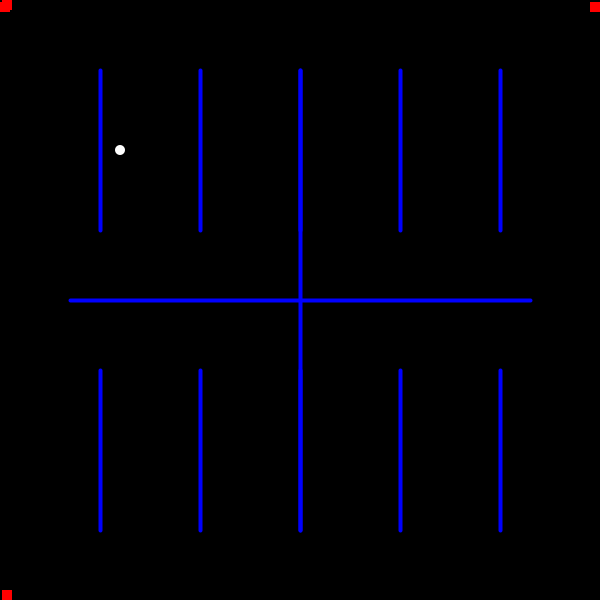
Frame 1 (no input)
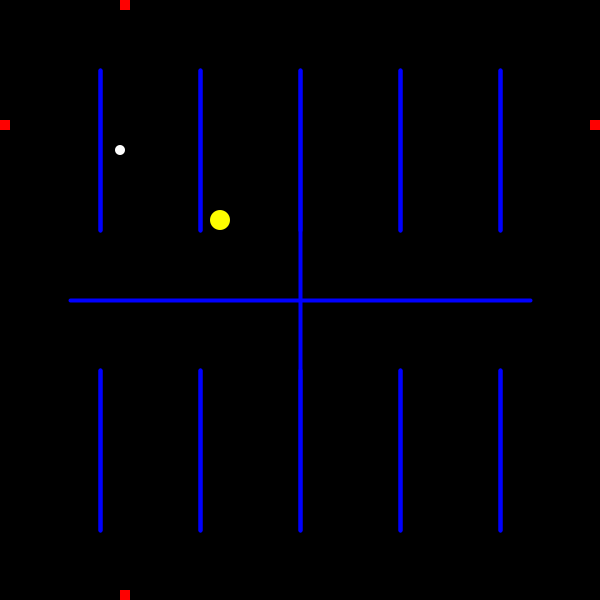
Frame 60 (the mouse pressed at the canvas centre just before this capture)
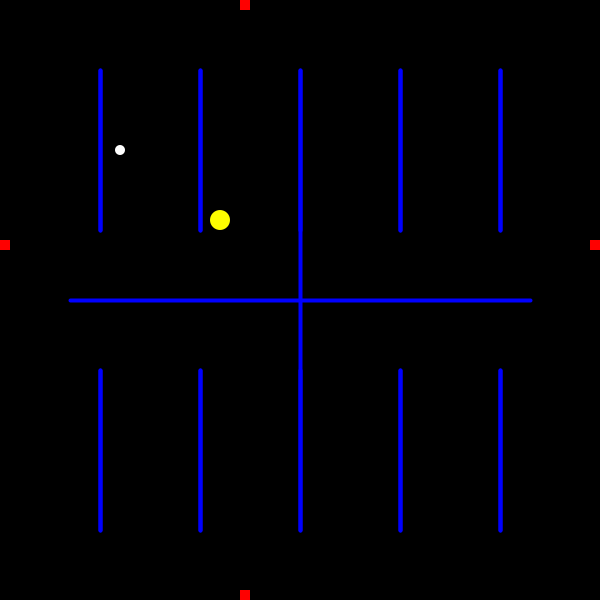
Frame 120 (the mouse held since frame 60 and released just before this capture)

The Processing sketch that drew these frames (run headless with seeded random() and noise(); from frame 60 on, the mouse is pressed at the canvas centre):

// Processing sketch: processing_73240
// ── processing_73240.pde

//Pacman program by Eric Bode
//this program moves a character using the arrow keys
//and prevents it from going directly through boundaries
//the pellet can be eaten and will move position if this occurs
//enemies currently do not have an effect on pacman


int pacmanX=220;
int pacmanY=220;
int time=0;
boolean mouthOpen=false;
final int pacmanSize= 20;
int pelletX= 120;
int pelletY=150;
int borderEnemyMovement= 0;

void setup() {
  size(600, 600);
}

void draw() {
  background(0);
  pacmanArtwork();
  pelletArtwork();
  pacmanMovement();
  drawBoundaries();
  enemies();
}

//reconfigures pacman based on directionche is facing
//and open and closes his mouth based on variable called time
void pacmanArtwork() {
  time= time+1;
  if (time%10==1) {
    mouthOpen=!mouthOpen;
  }
  float halfMouthSize= PI/6;
  fill(255, 255, 0);
  noStroke();
  if (mouthOpen==true) {
    if (keyCode==LEFT) {
      arc(pacmanX, pacmanY, pacmanSize, pacmanSize, -PI+halfMouthSize, PI-halfMouthSize);
    }
    if (keyCode==UP) {
      arc(pacmanX, pacmanY, pacmanSize, pacmanSize, -PI/2 +halfMouthSize, 1.5*PI-halfMouthSize);
    }
    if (keyCode==RIGHT) {
      arc(pacmanX, pacmanY, pacmanSize, pacmanSize, halfMouthSize, TWO_PI-halfMouthSize);
    }
    if (keyCode==DOWN) {
      arc(pacmanX, pacmanY, pacmanSize, pacmanSize, -PI*3/2 +halfMouthSize, PI/2-halfMouthSize);
    }
  }
  else {
    ellipse(pacmanX, pacmanY, pacmanSize, pacmanSize);
  }
}

//sets movement speed and boundaries for pacman
void pacmanMovement() {
  //speed variables are seperate so that boundaries
  // do not reverse speed for other directions
  int pacmanSpeedDown=2;
  int pacmanSpeedUp=2;
  int pacmanSpeedLeft=2;
  int pacmanSpeedRight=2;

  //preventing pacman from going across horizontal line
  if (70-pacmanSize/2<pacmanX && pacmanX<530+pacmanSize/2) {
    if (pacmanY==298-pacmanSize/2) {
      pacmanSpeedDown = -pacmanSpeedDown;
    }
    if (pacmanY==302+pacmanSize/2) {
      pacmanSpeedUp = -pacmanSpeedUp;
    }
    else {
      pacmanSpeedDown= pacmanSpeedDown;
      pacmanSpeedUp=pacmanSpeedUp;
    }
  }

  //preventing pacman from going across large vertical line
  if (70-pacmanSize/2<pacmanY && pacmanY<530+pacmanSize/2) {
    if (pacmanX==298-pacmanSize/2) {
      pacmanSpeedRight = -pacmanSpeedRight;
    }
    if (pacmanX==302+pacmanSize/2) {
      pacmanSpeedLeft = -pacmanSpeedLeft;
    }
    else {
      pacmanSpeedRight= pacmanSpeedRight;
      pacmanSpeedLeft=pacmanSpeedLeft;
    }
  }
  //prevemting pacman from going across small vertical lines
  int boundaryX = 100;
  while (boundaryX<600) {
    stroke(0, 0, 255);
    line(boundaryX, 70, boundaryX, 230);
    line(boundaryX, 370, boundaryX, 530);

    if (70 -pacmanSize/2< pacmanY && pacmanY<230+pacmanSize/2 || 370-pacmanSize/2 < pacmanY && pacmanY < 530+pacmanSize/2) {
      if (pacmanX == boundaryX-pacmanSize/2) {
        pacmanSpeedRight=-pacmanSpeedRight;
      }
      if (pacmanX==boundaryX+2+pacmanSize/2) {
        pacmanSpeedLeft=-pacmanSpeedLeft;
      }
      else {
        pacmanSpeedRight=pacmanSpeedRight;
        pacmanSpeedLeft=pacmanSpeedLeft;
      }
    }
    boundaryX=boundaryX+100;
    //this if statement is here so a second boundary is not put on top
    // of an already existing one which would modify its effect
    if (boundaryX==300) {
      boundaryX=boundaryX+100;
    }
  }

  if (key==CODED) {
    if (keyCode==LEFT) {
      pacmanX=pacmanX-pacmanSpeedLeft;
      if (pacmanX==0) {
        pacmanX=600;
      }
    }
    if (keyCode==UP) {
      pacmanY=pacmanY-pacmanSpeedUp;
      if (pacmanY==0) {
        pacmanY=600;
      }
    }
    if (keyCode==RIGHT) {
      pacmanX=(pacmanX + pacmanSpeedRight)%600;
    }
    if (keyCode==DOWN) {
      pacmanY=(pacmanY+pacmanSpeedDown)%600;
    }
  }
   
}


void pelletArtwork() {
  noStroke();
  //draws pellet and moves it if pacman is within range
  fill(255);
  if (pelletX-6 < pacmanX && pacmanX < pelletX+6 && pelletY-6 < pacmanY && pacmanY < pelletY +6) {
    pelletX=int(random(0, 6))*100+int(random(10, 90));

    int pelletMovedY=int(random(10, 290));

    int fiftyPercentProbability = int(random(0, 2));
    if (fiftyPercentProbability==1) {
      pelletY=300-pelletMovedY;
    }
    else if (fiftyPercentProbability==0) {
      pelletY=300+pelletMovedY;
    }
  }
  ellipse(pelletX, pelletY, 10, 10);
}

void drawBoundaries() {
  strokeWeight(4);
  stroke(0, 0, 255);
  int boundaryX=100;
  line(300, 70, 300, 530);
  line(70, 300, 530, 300);
  while (boundaryX<600) {
    stroke(0, 0, 255);
    line(boundaryX, 70, boundaryX, 230);
    line(boundaryX, 370, boundaryX, 530);

    boundaryX=boundaryX+100;
  }
}

void enemies(){
  
  noStroke();
  fill(255,0,0);
  borderEnemyMovement=(borderEnemyMovement+2)%600;
  int enemySize= 10;
  
  //top enemies
  rect(borderEnemyMovement,0,enemySize,enemySize);
  
  
  
  //leftenemies
  rect(0,borderEnemyMovement,enemySize,enemySize);
  
  
  //bottom enemies
  rect(borderEnemyMovement,600-enemySize,enemySize,enemySize);
  
  
  //leftenemies
  rect(600-enemySize,borderEnemyMovement,enemySize,enemySize);
  
  
}
